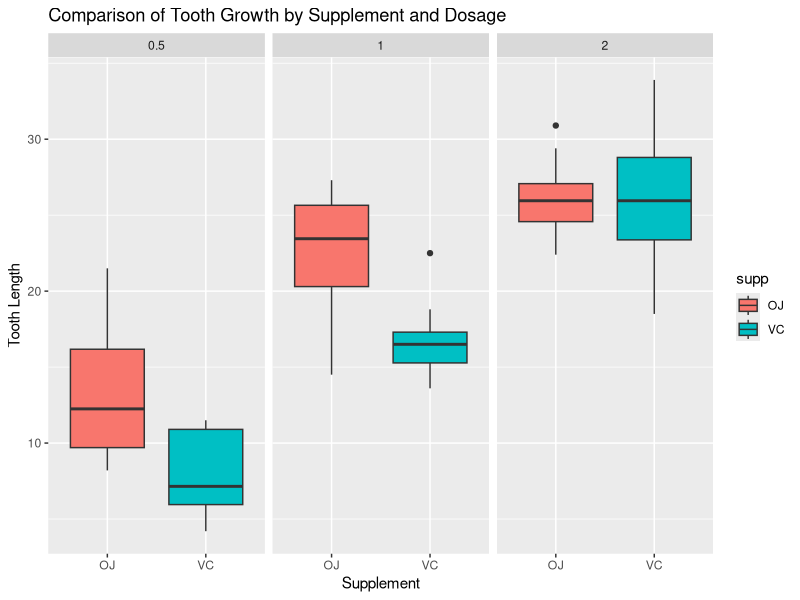
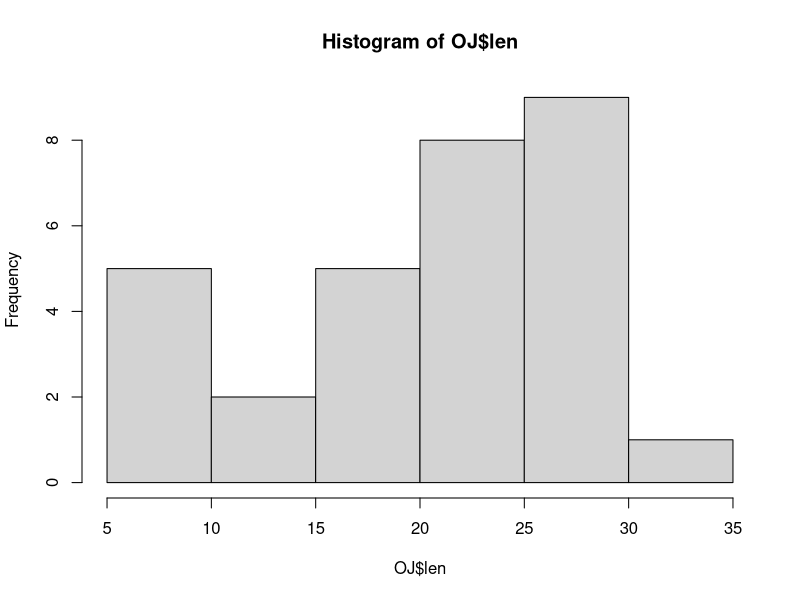
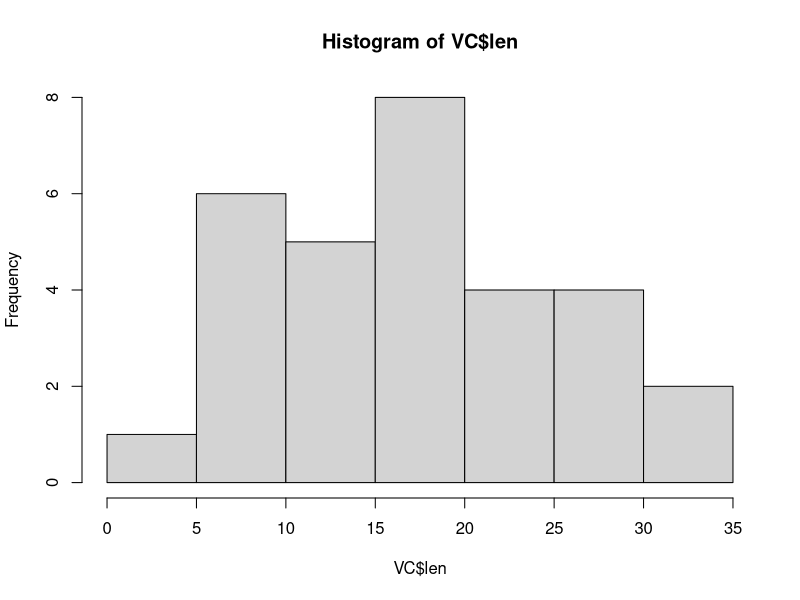
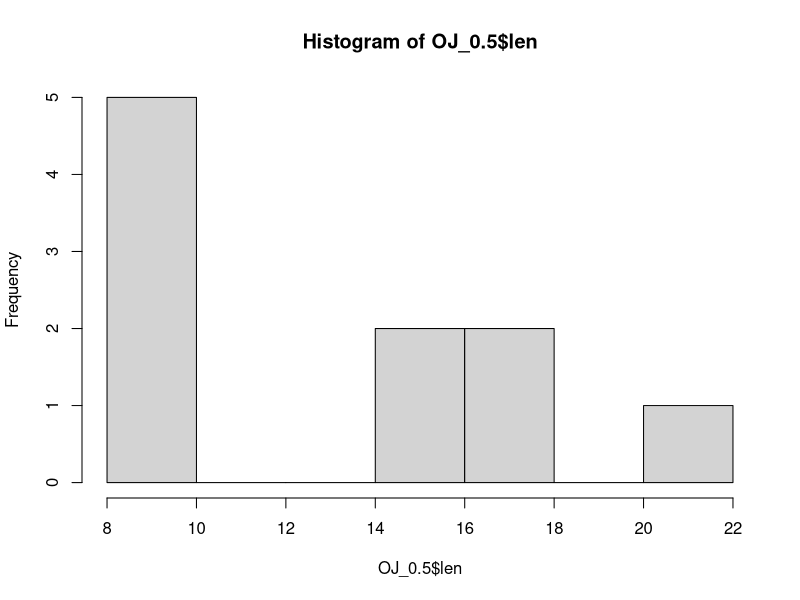
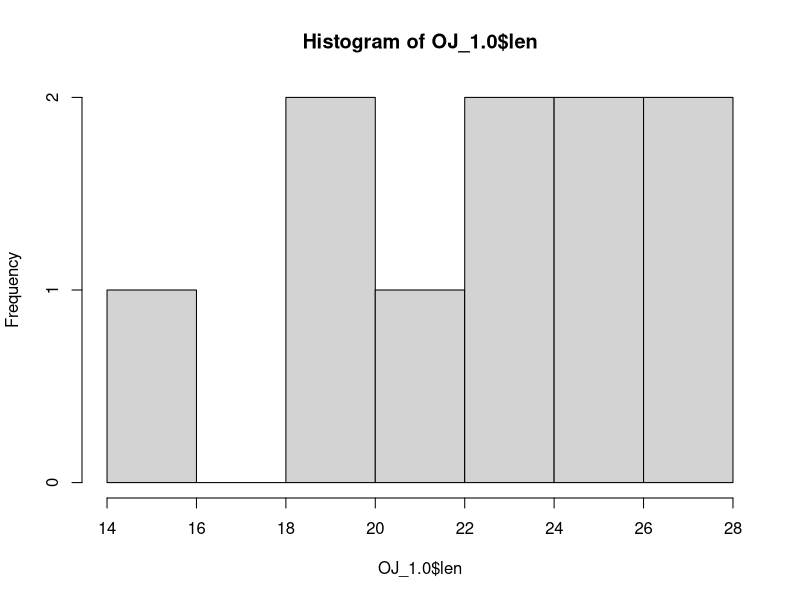
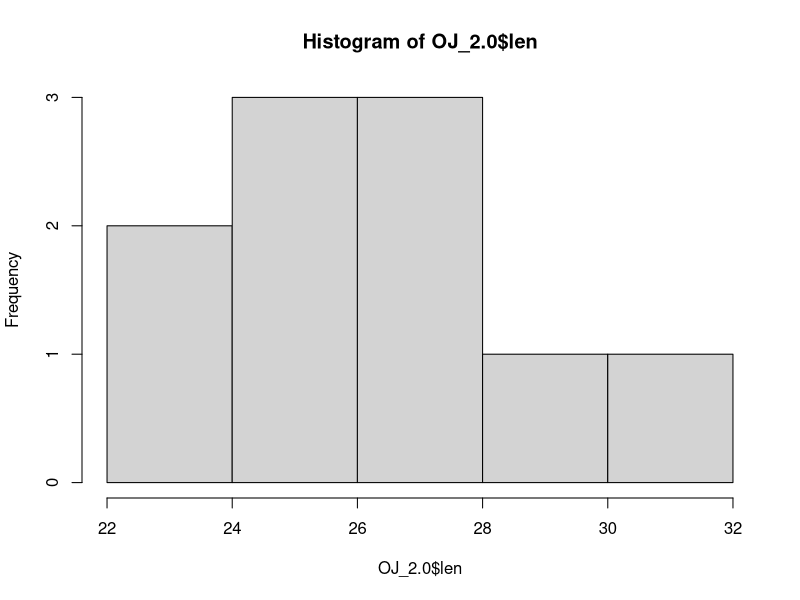

The R script that drew these images, in order:
#packages
library(dplyr)
library(ggplot2)

#Load data
data("ToothGrowth")

#data structure
str(ToothGrowth)

#get dose values
unique(ToothGrowth$dose)

#convert dose from num to factor
ToothGrowth$dose <- as.factor(ToothGrowth$dose)

#data summary
summary(ToothGrowth)

#boxplot
g <- ggplot(aes(x = supp, y = len), data = ToothGrowth) +
  geom_boxplot(aes(fill = supp)) + facet_wrap(~ dose) +
  ggtitle("Comparison of Tooth Growth by Supplement and Dosage") +
  labs(x = "Supplement", y = "Tooth Length")

print(g)

#summary table of length
group_len <- group_by(ToothGrowth,dose,supp)
group_len.summary <- summarize(group_len,
          count = n(),
          mean = mean(len),
          median = median(len),
          std.dev = sd(len),
          variance = var(len))

group_len.summary

#data subsets
#OJ against VC
OJ <- subset(ToothGrowth,supp == "OJ")
VC <- subset(ToothGrowth,supp == "VC")

#histograms
hist(OJ$len)
hist(VC$len)

#sd and var OJ
OJ.sd <- sd(OJ$len)
OJ.var <- var(OJ$len)
OJ.sd
OJ.var

#sd and var OJ
VC.sd <- sd(VC$len)
VC.var <- var(VC$len)
VC.sd
VC.var

#t.test OJ against VC
#H0 : Difference in tooth growth means = 0
#Ha : Difference in tooth growth means != 0
t.test(OJ$len,VC$len,paired = FALSE,var.equal = FALSE)

#p-value of 0.06 is higher than 0.05, therefore we fail to reject H0, although the result is marginal.
#The 95% confidence interval of [-0.17,7.57] contains 0

#OJ subsets for dose levels 0.5, 1.0, 2.0
OJ_0.5 <- subset(OJ,dose == 0.5)
OJ_1.0 <- subset(OJ,dose == 1.0)
OJ_2.0 <- subset(OJ,dose == 2.0)

#histograms
hist(OJ_0.5$len)
hist(OJ_1.0$len)
hist(OJ_2.0$len)

t.test(OJ_1.0$len,OJ_0.5$len,paired = FALSE,var.equal = FALSE)
#reject H0, p-value is much less than 0.05 and 95% confidence interval does not contain 0

t.test(OJ_2.0$len,OJ_0.5$len,paired = FALSE,var.equal = FALSE)
#reject H0, p-value is much less than 0.05 and 95% confidence interval does not contain 0

t.test(OJ_2.0$len,OJ_1.0$len,paired = FALSE,var.equal = FALSE)
#reject H0, p-value is less than 0.05 and 95% confidence interval does not contain 0

VC_0.5 <- subset(VC,dose == 0.5)
VC_1.0 <- subset(VC,dose == 1.0)
VC_2.0 <- subset(VC,dose == 2.0)

t.test(VC_1.0$len,VC_0.5$len,paired = FALSE,var.equal = FALSE)
#reject H0, p-value is much less than 0.05 and 95% confidence interval does not contain 0

t.test(VC_2.0$len,VC_0.5$len,paired = FALSE,var.equal = FALSE)
#reject H0, p-value is much less than 0.05 and 95% confidence interval does not contain 0

t.test(VC_2.0$len,VC_1.0$len,paired = FALSE,var.equal = FALSE)
#reject H0, p-value is much less than 0.05 and 95% confidence interval does not contain 0

################################################################
t.test(OJ_0.5$len,VC_0.5$len,paired = FALSE,var.equal = FALSE)

t.test(OJ_1.0$len,VC_1.0$len,paired = FALSE,var.equal = FALSE)

t.test(OJ_2.0$len,VC_2.0$len,paired = FALSE,var.equal = FALSE)
################################################################

